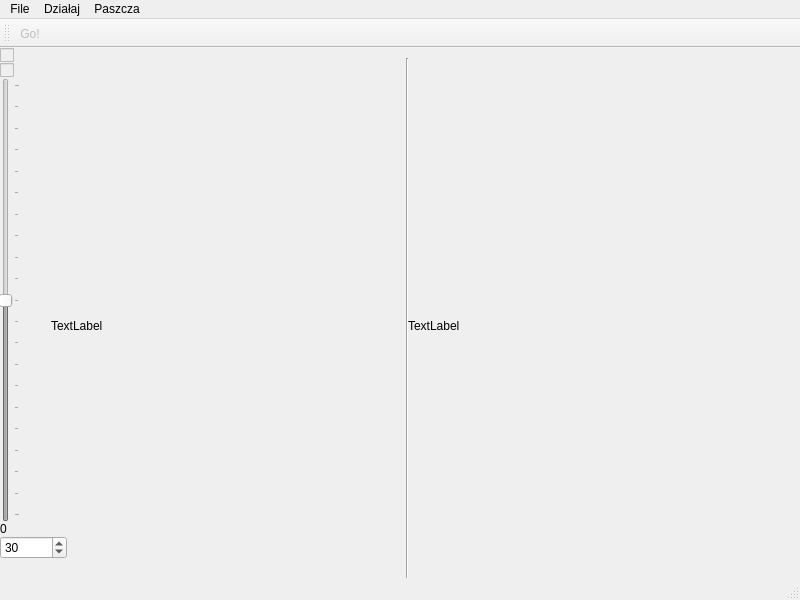
<ui version="4.0" >
 <class>MainWindow</class>
 <widget class="QMainWindow" name="MainWindow" >
  <property name="geometry" >
   <rect>
    <x>0</x>
    <y>0</y>
    <width>800</width>
    <height>600</height>
   </rect>
  </property>
  <property name="sizePolicy" >
   <sizepolicy vsizetype="Fixed" hsizetype="Fixed" >
    <horstretch>0</horstretch>
    <verstretch>0</verstretch>
   </sizepolicy>
  </property>
  <property name="minimumSize" >
   <size>
    <width>800</width>
    <height>600</height>
   </size>
  </property>
  <property name="maximumSize" >
   <size>
    <width>800</width>
    <height>600</height>
   </size>
  </property>
  <property name="windowTitle" >
   <string>sobel</string>
  </property>
  <widget class="QWidget" name="centralwidget" >
   <widget class="Line" name="line" >
    <property name="geometry" >
     <rect>
      <x>399</x>
      <y>10</y>
      <width>16</width>
      <height>536</height>
     </rect>
    </property>
    <property name="orientation" >
     <enum>Qt::Vertical</enum>
    </property>
   </widget>
   <widget class="QLabel" name="label_2" >
    <property name="geometry" >
     <rect>
      <x>408</x>
      <y>10</y>
      <width>382</width>
      <height>536</height>
     </rect>
    </property>
    <property name="maximumSize" >
     <size>
      <width>384</width>
      <height>536</height>
     </size>
    </property>
    <property name="text" >
     <string>TextLabel</string>
    </property>
   </widget>
   <widget class="QWidget" name="verticalLayoutWidget" >
    <property name="geometry" >
     <rect>
      <x>0</x>
      <y>0</y>
      <width>41</width>
      <height>511</height>
     </rect>
    </property>
    <layout class="QVBoxLayout" name="verticalLayout_3" >
     <property name="spacing" >
      <number>0</number>
     </property>
     <property name="sizeConstraint" >
      <enum>QLayout::SetMinimumSize</enum>
     </property>
     <item>
      <widget class="QCheckBox" name="checkBox" >
       <property name="enabled" >
        <bool>false</bool>
       </property>
       <property name="sizePolicy" >
        <sizepolicy vsizetype="Minimum" hsizetype="Minimum" >
         <horstretch>0</horstretch>
         <verstretch>0</verstretch>
        </sizepolicy>
       </property>
       <property name="toolTip" >
        <string>Blur</string>
       </property>
       <property name="text" >
        <string/>
       </property>
      </widget>
     </item>
     <item>
      <widget class="QCheckBox" name="checkBox_2" >
       <property name="enabled" >
        <bool>false</bool>
       </property>
       <property name="text" >
        <string/>
       </property>
      </widget>
     </item>
     <item>
      <widget class="QSlider" name="verticalSlider" >
       <property name="enabled" >
        <bool>false</bool>
       </property>
       <property name="sizePolicy" >
        <sizepolicy vsizetype="Expanding" hsizetype="Fixed" >
         <horstretch>0</horstretch>
         <verstretch>0</verstretch>
        </sizepolicy>
       </property>
       <property name="toolTip" >
        <string>Gamma</string>
       </property>
       <property name="minimum" >
        <number>-100</number>
       </property>
       <property name="maximum" >
        <number>100</number>
       </property>
       <property name="singleStep" >
        <number>10</number>
       </property>
       <property name="pageStep" >
        <number>25</number>
       </property>
       <property name="tracking" >
        <bool>false</bool>
       </property>
       <property name="orientation" >
        <enum>Qt::Vertical</enum>
       </property>
       <property name="tickPosition" >
        <enum>QSlider::TicksBelow</enum>
       </property>
       <property name="tickInterval" >
        <number>10</number>
       </property>
      </widget>
     </item>
     <item>
      <widget class="QLabel" name="label_3" >
       <property name="sizePolicy" >
        <sizepolicy vsizetype="Minimum" hsizetype="Minimum" >
         <horstretch>0</horstretch>
         <verstretch>0</verstretch>
        </sizepolicy>
       </property>
       <property name="text" >
        <string>0</string>
       </property>
       <property name="buddy" >
        <cstring>verticalSlider</cstring>
       </property>
      </widget>
     </item>
     <item>
      <widget class="QSpinBox" name="spinBox" >
       <property name="maximum" >
        <number>999999</number>
       </property>
       <property name="value" >
        <number>30</number>
       </property>
      </widget>
     </item>
    </layout>
   </widget>
   <widget class="QLabel" name="label" >
    <property name="geometry" >
     <rect>
      <x>51</x>
      <y>11</y>
      <width>341</width>
      <height>534</height>
     </rect>
    </property>
    <property name="maximumSize" >
     <size>
      <width>384</width>
      <height>536</height>
     </size>
    </property>
    <property name="text" >
     <string>TextLabel</string>
    </property>
   </widget>
   <zorder>label_2</zorder>
   <zorder>line</zorder>
   <zorder>label</zorder>
   <zorder>verticalLayoutWidget</zorder>
  </widget>
  <widget class="QMenuBar" name="menubar" >
   <property name="geometry" >
    <rect>
     <x>0</x>
     <y>0</y>
     <width>800</width>
     <height>24</height>
    </rect>
   </property>
   <widget class="QMenu" name="menuOp" >
    <property name="title" >
     <string>File</string>
    </property>
    <addaction name="actionWczytaj" />
    <addaction name="actionZapisz" />
   </widget>
   <widget class="QMenu" name="menuOp_2" >
    <property name="title" >
     <string>Działaj</string>
    </property>
    <widget class="QMenu" name="menuBinaryzacja" >
     <property name="title" >
      <string>Binaryzacja</string>
     </property>
     <addaction name="actionBinaryzacja_2" />
     <addaction name="actionLame" />
    </widget>
    <widget class="QMenu" name="menuBlur" >
     <property name="title" >
      <string>Blur</string>
     </property>
     <addaction name="actionAvg_blur" />
     <addaction name="actionGauss" />
    </widget>
    <addaction name="actionSzaro" />
    <addaction name="actionGradient" />
    <addaction name="menuBlur" />
    <addaction name="actionFiltr_medianowy" />
    <addaction name="actionDajesz" />
    <addaction name="actionCanny" />
    <addaction name="menuBinaryzacja" />
    <addaction name="actionHough" />
   </widget>
   <widget class="QMenu" name="menuPaszcza" >
    <property name="title" >
     <string>Paszcza</string>
    </property>
    <widget class="QMenu" name="menuCechy" >
     <property name="title" >
      <string>Cechy</string>
     </property>
     <addaction name="actionMaska_gradient_w" />
    </widget>
    <addaction name="actionPrzytnij" />
    <addaction name="menuCechy" />
   </widget>
   <addaction name="menuOp" />
   <addaction name="menuOp_2" />
   <addaction name="menuPaszcza" />
  </widget>
  <widget class="QStatusBar" name="statusbar" />
  <widget class="QToolBar" name="toolBar" >
   <property name="windowTitle" >
    <string>toolBar</string>
   </property>
   <attribute name="toolBarArea" >
    <enum>TopToolBarArea</enum>
   </attribute>
   <attribute name="toolBarBreak" >
    <bool>false</bool>
   </attribute>
   <addaction name="actionGo" />
  </widget>
  <action name="actionWczytaj" >
   <property name="text" >
    <string>Wczytaj</string>
   </property>
   <property name="shortcut" >
    <string>Ctrl+L</string>
   </property>
  </action>
  <action name="actionZapisz" >
   <property name="enabled" >
    <bool>false</bool>
   </property>
   <property name="text" >
    <string>Zapisz</string>
   </property>
   <property name="shortcut" >
    <string>Ctrl+S</string>
   </property>
  </action>
  <action name="actionDajesz" >
   <property name="enabled" >
    <bool>false</bool>
   </property>
   <property name="text" >
    <string>Sobel</string>
   </property>
   <property name="shortcut" >
    <string>S</string>
   </property>
  </action>
  <action name="actionBinaryzacja_2" >
   <property name="enabled" >
    <bool>false</bool>
   </property>
   <property name="text" >
    <string>Otsu's</string>
   </property>
   <property name="shortcut" >
    <string>O</string>
   </property>
  </action>
  <action name="actionLame" >
   <property name="enabled" >
    <bool>false</bool>
   </property>
   <property name="text" >
    <string>Lame</string>
   </property>
  </action>
  <action name="actionSzaro" >
   <property name="enabled" >
    <bool>false</bool>
   </property>
   <property name="text" >
    <string>Szarość</string>
   </property>
   <property name="shortcut" >
    <string>Y</string>
   </property>
  </action>
  <action name="actionAvg_blur" >
   <property name="enabled" >
    <bool>false</bool>
   </property>
   <property name="text" >
    <string>Avg blur</string>
   </property>
   <property name="shortcut" >
    <string>A</string>
   </property>
  </action>
  <action name="actionHough" >
   <property name="enabled" >
    <bool>false</bool>
   </property>
   <property name="text" >
    <string>Hough</string>
   </property>
   <property name="shortcut" >
    <string>H</string>
   </property>
  </action>
  <action name="actionFiltr_medianowy" >
   <property name="enabled" >
    <bool>false</bool>
   </property>
   <property name="text" >
    <string>Filtr medianowy</string>
   </property>
   <property name="shortcut" >
    <string>M</string>
   </property>
  </action>
  <action name="actionGradient" >
   <property name="enabled" >
    <bool>false</bool>
   </property>
   <property name="text" >
    <string>Gradient</string>
   </property>
   <property name="shortcut" >
    <string>G</string>
   </property>
  </action>
  <action name="actionGauss" >
   <property name="enabled" >
    <bool>false</bool>
   </property>
   <property name="text" >
    <string>Gauss</string>
   </property>
  </action>
  <action name="actionCanny" >
   <property name="enabled" >
    <bool>false</bool>
   </property>
   <property name="text" >
    <string>Canny</string>
   </property>
  </action>
  <action name="actionGo" >
   <property name="enabled" >
    <bool>false</bool>
   </property>
   <property name="text" >
    <string>Go!</string>
   </property>
  </action>
  <action name="actionPrzytnij" >
   <property name="enabled" >
    <bool>false</bool>
   </property>
   <property name="text" >
    <string>Przytnij</string>
   </property>
  </action>
  <action name="actionMaska_gradient_w" >
   <property name="enabled" >
    <bool>false</bool>
   </property>
   <property name="text" >
    <string>Maska gradientów</string>
   </property>
  </action>
 </widget>
 <resources/>
 <connections/>
</ui>
